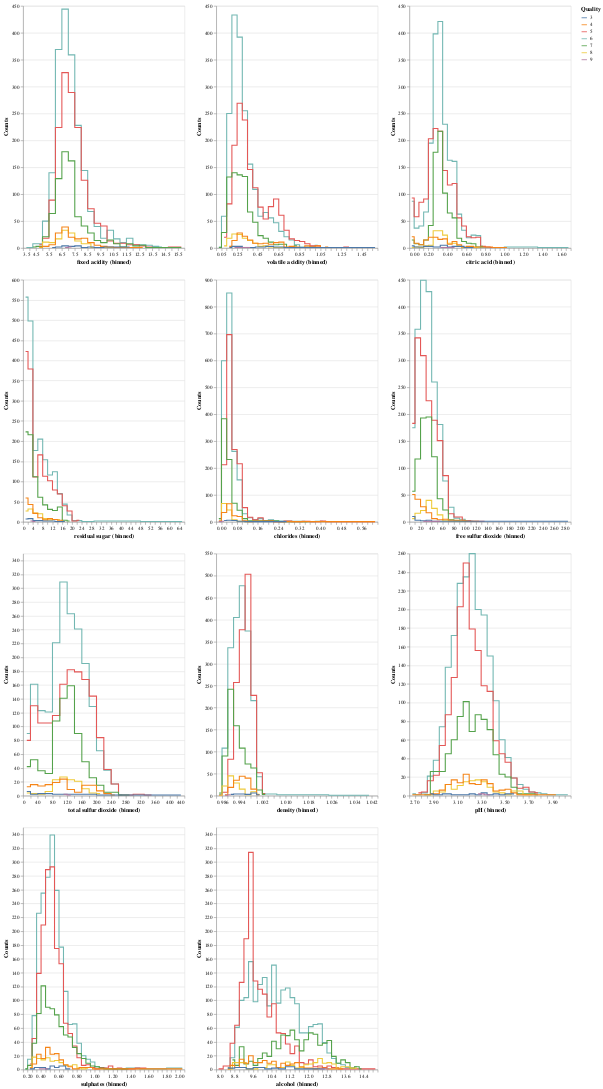

The code cell stored with this chart in its notebook:
### Markdown cell above
These charts represent the distribution of each feature colored by the wine quality:

### Code cell
alt.Chart(train_df).mark_line(interpolate='step').encode(
    alt.X(alt.repeat(), type='quantitative', bin=alt.Bin(maxbins=40)),
    alt.Y('count()', title='Counts'), 
    alt.Color('quality', title='Quality')).properties(width=300, height=450).repeat(['fixed acidity', 'volatile acidity', 'citric acid', 'residual sugar',
       'chlorides', 'free sulfur dioxide', 'total sulfur dioxide', 'density',
       'pH', 'sulphates', 'alcohol'], columns=3)

### Figure 1 — Vega-Lite specification as saved in the notebook (floating-point values rounded to 4 significant figures; data arrays with more than 128 entries replaced by an {"elided": "..."} marker saying what was removed)
{"config": {"view": {"continuousWidth": 400, "continuousHeight": 300}}, "repeat": ["fixed acidity", "volatile acidity", "citric acid", "residual sugar", "chlorides", "free sulfur dioxide", "total sulfur dioxide", "density", "pH", "sulphates", "alcohol"], "spec": {"data": {"name": "data-bbf548faa99721fa6ac3748404bd62f9"}, "mark": {"type": "line", "interpolate": "step"}, "encoding": {"color": {"type": "nominal", "field": "quality", "title": "Quality"}, "x": {"type": "quantitative", "bin": {"maxbins": 40}, "field": {"repeat": "repeat"}}, "y": {"type": "quantitative", "aggregate": "count", "title": "Counts"}}, "height": 450, "width": 300}, "columns": 3, "$schema": "https://vega.github.io/schema/vega-lite/v4.8.1.json", "datasets": {"data-bbf548faa99721fa6ac3748404bd62f9": {"elided": "4547 records"}}}
